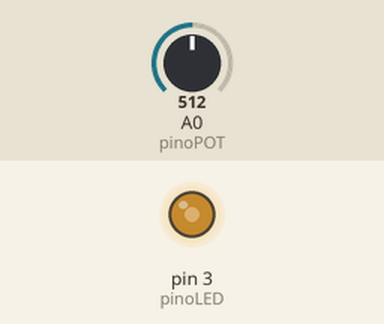
Simulated run of this sketch. Board: Arduino Uno, built with avr-gcc and run on an emulated ATmega328P. Shown: output pins drawn as LEDs (lit = HIGH). Inputs (shaded band) come from the test bench; at power-on: A0 (pinoPOT) = 512.

Above: at 1.2 s.
1.3 s: A0 (pinoPOT) set to 716
At 1.7 s:
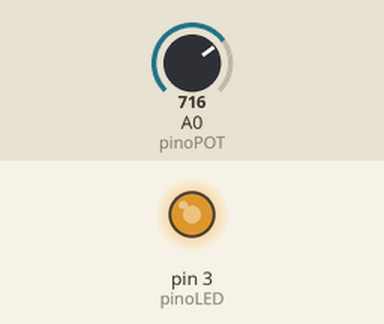
2.8 s: A0 (pinoPOT) set to 900
At 4.0 s:
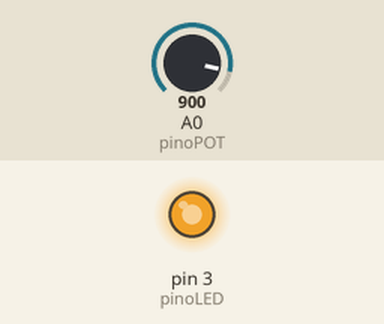
4.3 s: A0 (pinoPOT) set to 122
At 5.2 s:
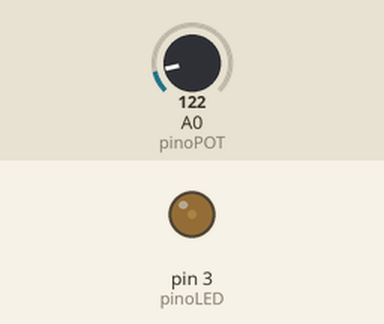
5.8 s: A0 (pinoPOT) set to 0
At 6.3 s:
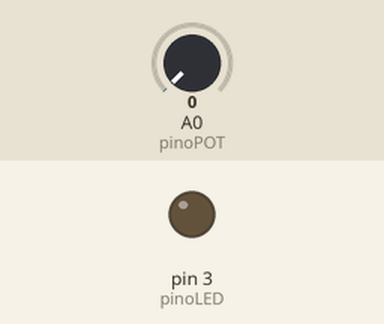
7.3 s: A0 (pinoPOT) set to 511
At 8.6 s:
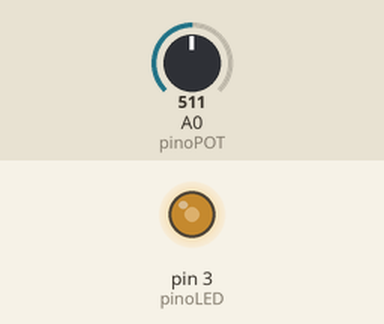
Timing chart, 0 to 9.8 s (numbered marks = the images above; inputs shaded):
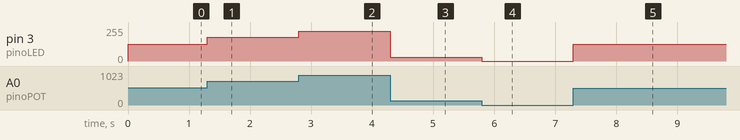

The sketch:

2-brilhoLED.ino
```cpp
//Definição dos pinos
int pinoPOT = A0; //Pino analogico do potenciometro
int pinoLED = 3; //Pino PWM do LED

float luminosidade;

float valorPOT;

void setup() {
  pinMode(pinoPOT, INPUT); //Pino de entrada
  pinMode(pinoLED, OUTPUT); //Pino de saida

}

void loop() {
  valorPOT = analogRead(pinoPOT); //Le o valor do potenciometro

  luminosidade = map(valorPOT, 0, 1023, 0, 255); //faz o mapeamento do valor do potenciometro para 0-255

  analogWrite(pinoLED,luminosidade); //envia o sinal para o LED
}
```

Measured:
- after the input at 1.3 s, pin 3 (pinoLED): 127/255 → 178/255 at once
- after the input at 2.8 s, pin 3 (pinoLED): 178/255 → 224/255 at once
- after the input at 4.3 s, pin 3 (pinoLED): 224/255 → 30/255 at once
- after the input at 5.8 s, pin 3 (pinoLED): 30/255 → 0/255 at once
- after the input at 7.3 s, pin 3 (pinoLED): 0/255 → 127/255 at once
